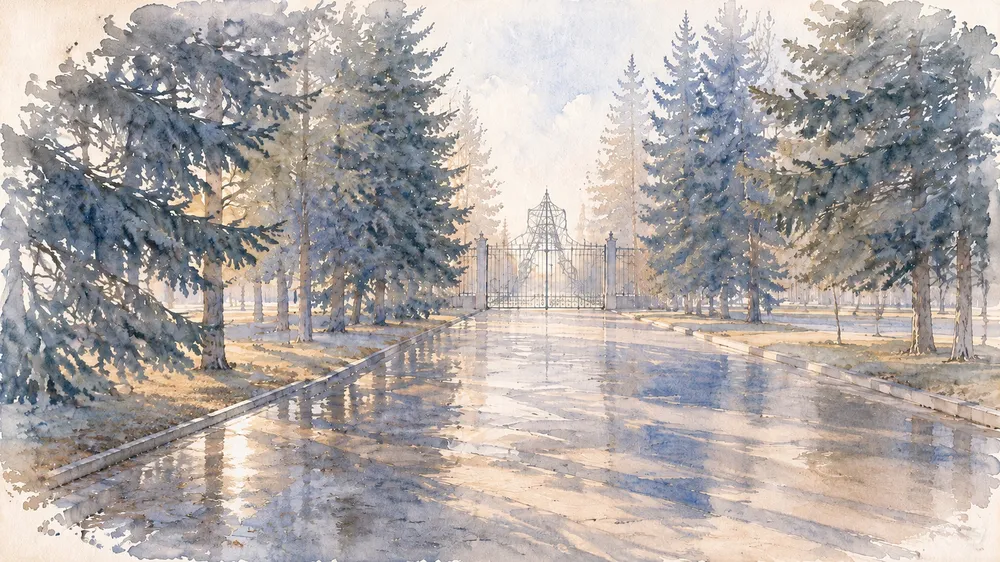
#> input picture vn2/img/bg/alley.webp, 1000 x 562 px, shrunk from 1920 x 1080 before the run
$ python _alley_edges.py
#> lines starting #> are read from the running program, lines starting #| are printed output that depends on the picture
# -*- coding: utf-8 -*-
"""Разведка фона аллеи без зрения: где горизонтальные линии (доски скамейки) и
вертикальные (ножки, столб фонаря). Печатаем ASCII карты градиентов по областям."""
import os
import numpy as np
from PIL import Image

HERE = os.path.dirname(os.path.abspath(__file__))

ROOT = os.path.dirname(HERE)
P = os.path.join(ROOT, 'vn2', 'img', 'bg', 'alley.webp')

REGIONS = [
    ('left-bottom', 0.00, 0.55, 0.30, 1.00),
    ('mid-bottom', 0.25, 0.75, 0.30, 1.00),
]


def ascii_map(a, cols, rows, label):
    H, W = a.shape
    print('\n--- %s (%d x %d) ---' % (label, W, H))
    vmax = np.percentile(a, 99) + 1e-6
    chars = ' .:-=+*#%@'
    for r in range(rows):
        y0, y1 = int(r * H / rows), int((r + 1) * H / rows)
        line = []
        for c in range(cols):
            x0, x1 = int(c * W / cols), int((c + 1) * W / cols)
            v = a[y0:y1, x0:x1].mean() / vmax
            line.append(chars[min(9, int(v * 9.99))])
        print('|' + ''.join(line) + '|')


im = Image.open(P).convert('RGB')
#> im is the input picture: PIL image 1000x562 RGB; mean R, G, B 175.1, 168.4, 165.7
W0, H0 = im.size
#> W0 = 1000; H0 = 562
a = np.asarray(im).astype(np.float32)
lum = 0.299 * a[..., 0] + 0.587 * a[..., 1] + 0.114 * a[..., 2]
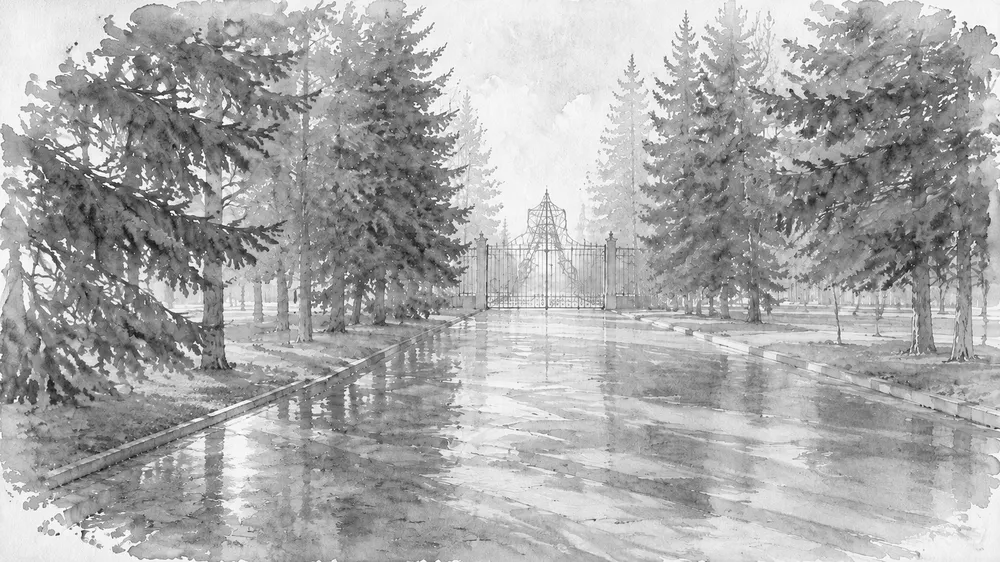
#> lum: shape (562, 1000) float32; min 16.21, max 255, mean 170.1
gy = np.zeros_like(lum)
gx = np.zeros_like(lum)
gy[1:-1, :] = np.abs(lum[2:, :] - lum[:-2, :]) * 0.5
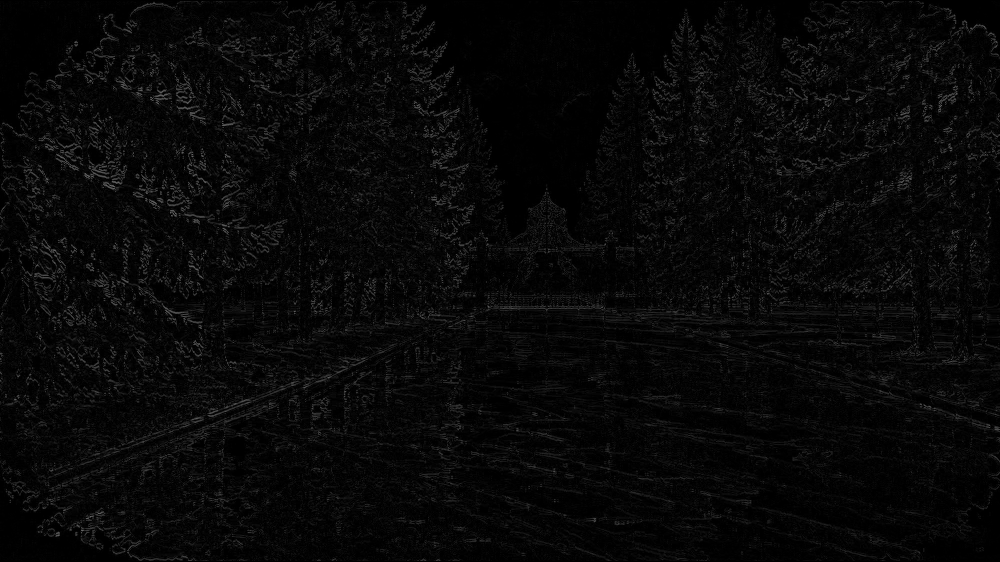
#> gy: shape (562, 1000) float32; min 0, max 110.4, mean 8.3
gx[:, 1:-1] = np.abs(lum[:, 2:] - lum[:, :-2]) * 0.5

for name, x0f, x1f, y0f, y1f in REGIONS:
    x0, x1 = int(x0f * W0), int(x1f * W0)
    y0, y1 = int(y0f * H0), int(y1f * H0)
    sub_y = gy[y0:y1, x0:x1]
    sub_x = gx[y0:y1, x0:x1]
    print('\n===== %s  x %d..%d y %d..%d =====' % (name, x0, x1, y0, y1))
    ascii_map(sub_y, 100, 34, 'ГОРИЗОНТАЛЬНЫЕ линии (|dY|)')
    ascii_map(sub_x, 100, 34, 'ВЕРТИКАЛЬНЫЕ линии (|dX|)')
#> this loop made 2 passes
#> pass 1, `sub_y = gy[y0:y1, x0:x1]`:
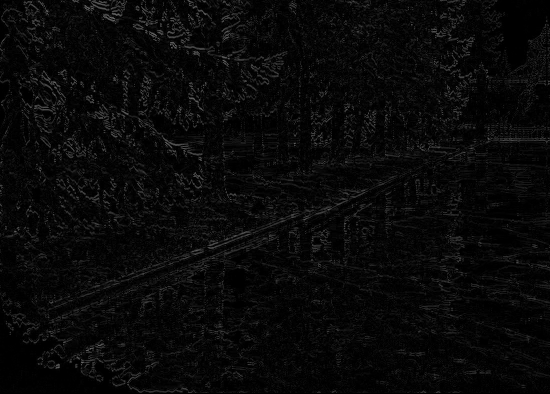
#> sub_y: shape (394, 550) float32; min 0, max 110.4, mean 9.3
#> pass 1, `sub_x = gx[y0:y1, x0:x1]`:
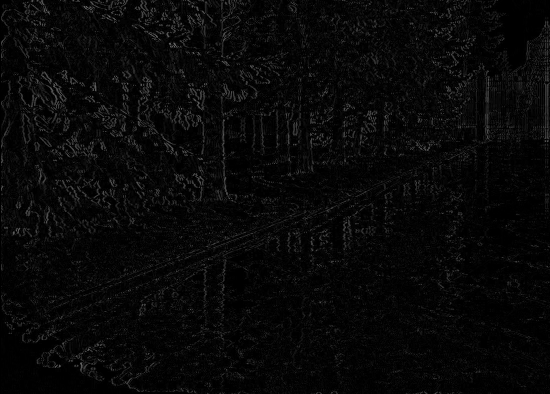
#> sub_x: shape (394, 550) float32; min 0, max 109.4, mean 8.5
#> pass 2, `sub_y = gy[y0:y1, x0:x1]`:
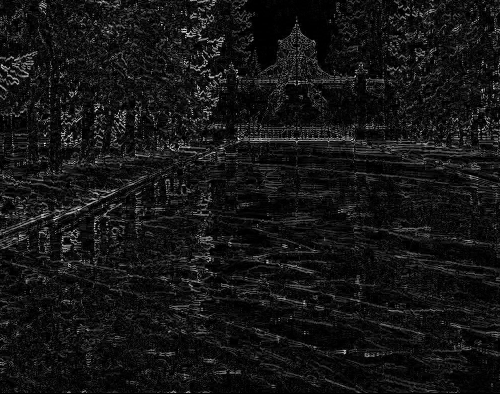
#> sub_y: shape (394, 500) float32; min 0, max 93.86, mean 7.9; drawn with min black and max white
#> pass 2, `sub_x = gx[y0:y1, x0:x1]`:
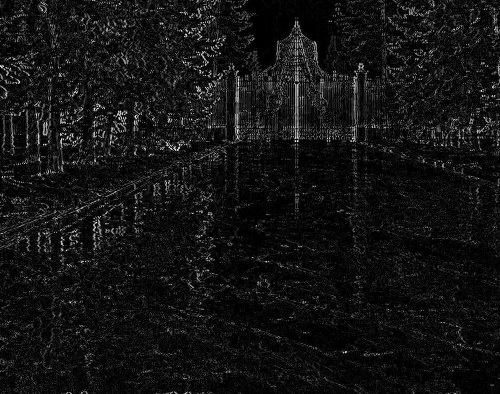
#> sub_x: shape (394, 500) float32; min 0, max 88.01, mean 6.8; drawn with min black and max white

$ run again, with vn2/img/bg/cabinet.webp copied over vn2/img/bg/alley.webp
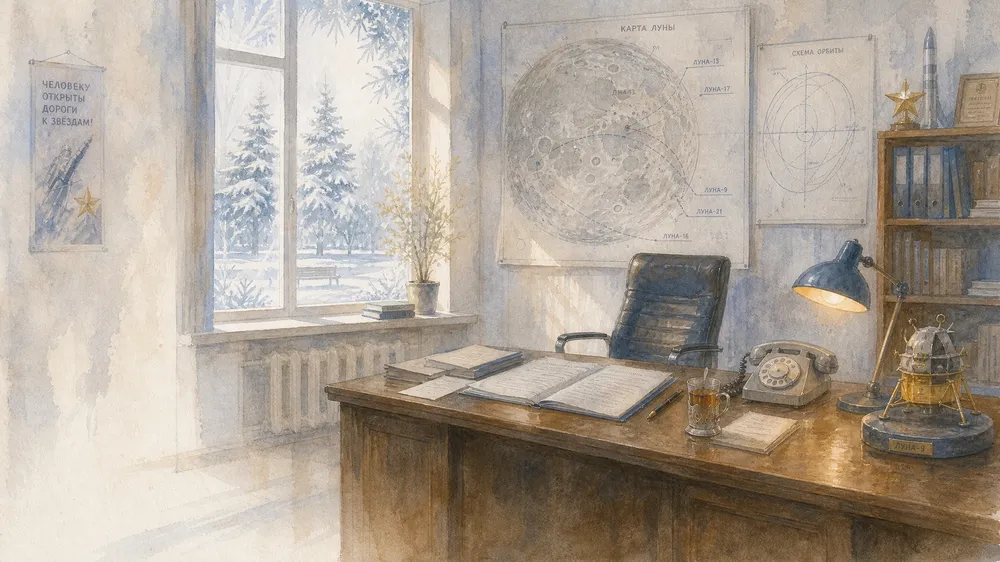
#> input picture vn2/img/bg/cabinet.webp, 1000 x 562 px, shrunk from 1920 x 1080 before the run
#> im is the input picture: PIL image 1000x562 RGB; mean R, G, B 173.9, 163.1, 151
#> the loop `for name, x0f, x1f, y0f, y1f in REGIONS:` made 2 passes
#> pass 1, `sub_x = gx[y0:y1, x0:x1]`:
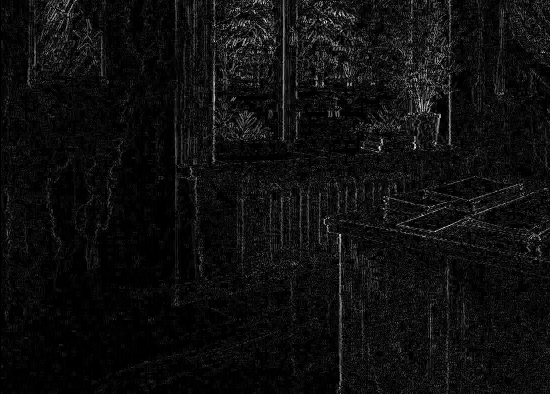
#> sub_x: shape (394, 550) float32; min 0, max 63.33, mean 3.7; drawn with min black and max white
#> pass 2, `sub_x = gx[y0:y1, x0:x1]`:
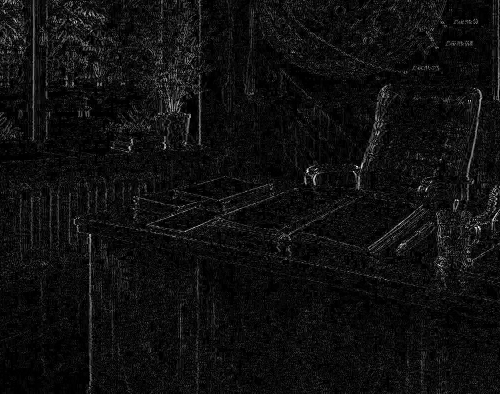
#> sub_x: shape (394, 500) float32; min 0, max 75.76, mean 4.6; drawn with min black and max white

$ run again, with vn2/img/bg/reception.webp copied over vn2/img/bg/alley.webp
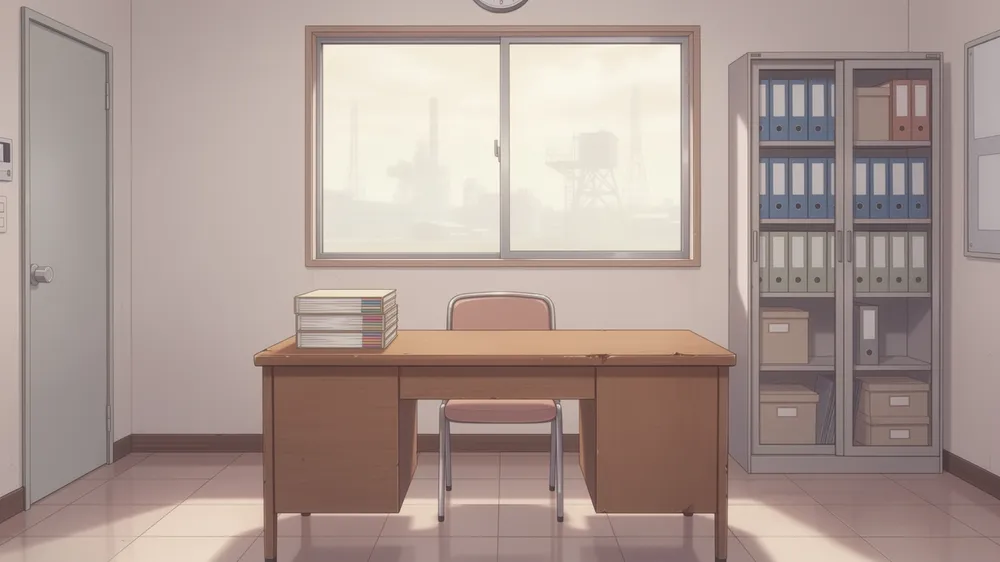
#> input picture vn2/img/bg/reception.webp, 1000 x 562 px, shrunk from 1920 x 1080 before the run
#> im is the input picture: PIL image 1000x562 RGB; mean R, G, B 170.9, 153.3, 146.6
#> the loop `for name, x0f, x1f, y0f, y1f in REGIONS:` made 2 passes
#> pass 1, `sub_x = gx[y0:y1, x0:x1]`:
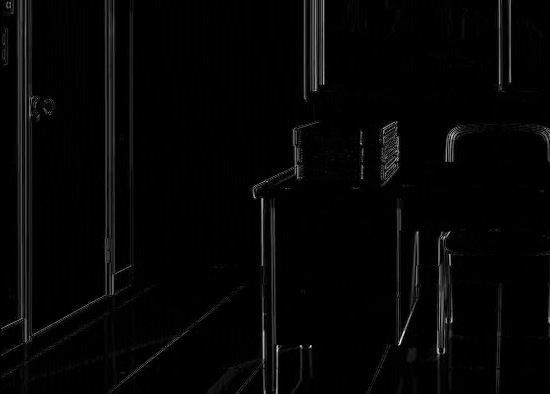
#> sub_x: shape (394, 550) float32; min 0, max 73.97, mean 1.5; drawn with min black and max white
#> pass 2, `sub_x = gx[y0:y1, x0:x1]`:
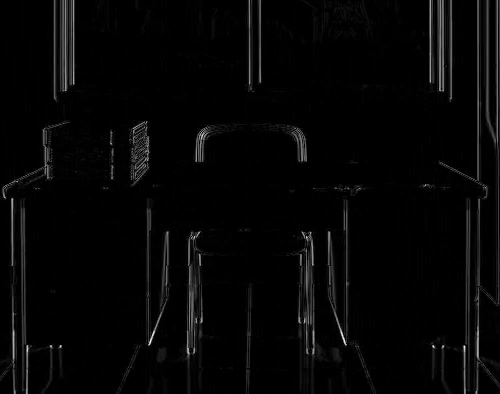
#> sub_x: shape (394, 500) float32; min 0, max 73.97, mean 1.8; drawn with min black and max white

$ run again, with vn2/img/bg/steps.webp copied over vn2/img/bg/alley.webp
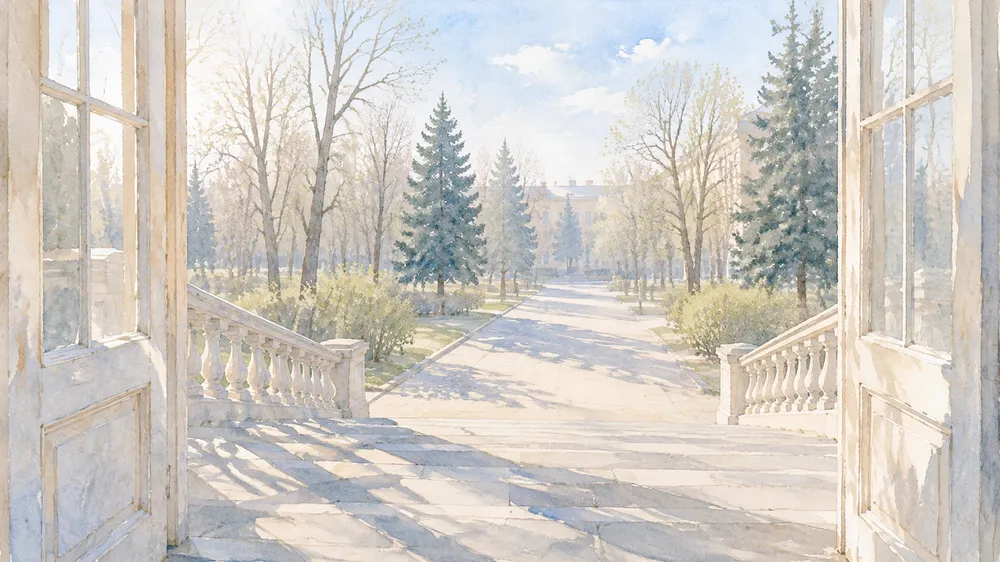
#> input picture vn2/img/bg/steps.webp, 1000 x 562 px, shrunk from 1920 x 1080 before the run
#> im is the input picture: PIL image 1000x562 RGB; mean R, G, B 207.8, 203.2, 196.8
#> the loop `for name, x0f, x1f, y0f, y1f in REGIONS:` made 2 passes
#> pass 1, `sub_x = gx[y0:y1, x0:x1]`:
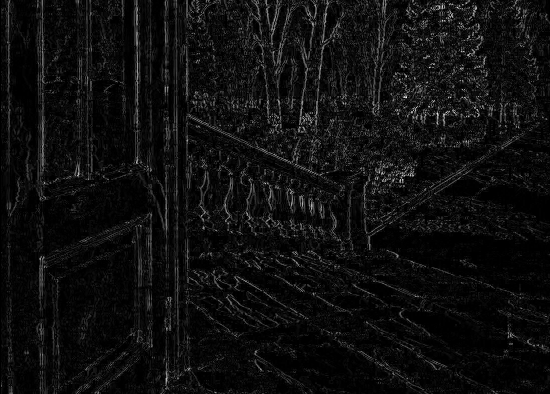
#> sub_x: shape (394, 550) float32; min 0, max 84.93, mean 5.1; drawn with min black and max white
#> pass 2, `sub_x = gx[y0:y1, x0:x1]`:
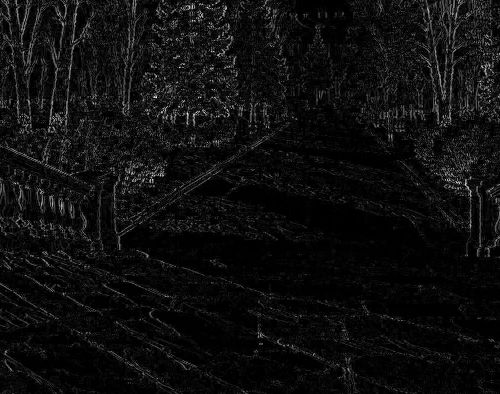
#> sub_x: shape (394, 500) float32; min 0, max 84.93, mean 5; drawn with min black and max white
